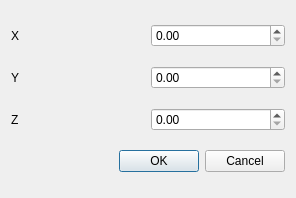
<?xml version="1.0" encoding="UTF-8"?>
<ui version="4.0">
 <class>Dialog</class>
 <widget class="QDialog" name="Dialog">
  <property name="geometry">
   <rect>
    <x>0</x>
    <y>0</y>
    <width>296</width>
    <height>198</height>
   </rect>
  </property>
  <layout class="QGridLayout" name="gridLayout">
   <item row="5" column="0" colspan="2">
    <widget class="QDialogButtonBox" name="buttonBox">
     <property name="orientation">
      <enum>Qt::Horizontal</enum>
     </property>
     <property name="standardButtons">
      <set>QDialogButtonBox::Cancel|QDialogButtonBox::Ok</set>
     </property>
    </widget>
   </item>
   <item row="1" column="0">
    <widget class="QLabel" name="label_y">
     <property name="text">
      <string>Y</string>
     </property>
    </widget>
   </item>
   <item row="0" column="0">
    <widget class="QLabel" name="label_x">
     <property name="text">
      <string>X</string>
     </property>
    </widget>
   </item>
   <item row="2" column="0">
    <widget class="QLabel" name="label_z">
     <property name="text">
      <string>Z</string>
     </property>
    </widget>
   </item>
   <item row="0" column="1">
    <widget class="QDoubleSpinBox" name="doubleSpinBox_x">
     <property name="maximum">
      <double>9999999.990000000223517</double>
     </property>
    </widget>
   </item>
   <item row="1" column="1">
    <widget class="QDoubleSpinBox" name="doubleSpinBox_y">
     <property name="maximum">
      <double>9999999.990000000223517</double>
     </property>
    </widget>
   </item>
   <item row="2" column="1">
    <widget class="QDoubleSpinBox" name="doubleSpinBox_z">
     <property name="maximum">
      <double>9999999.990000000223517</double>
     </property>
    </widget>
   </item>
  </layout>
 </widget>
 <resources/>
 <connections>
  <connection>
   <sender>buttonBox</sender>
   <signal>accepted()</signal>
   <receiver>Dialog</receiver>
   <slot>accept()</slot>
   <hints>
    <hint type="sourcelabel">
     <x>248</x>
     <y>254</y>
    </hint>
    <hint type="destinationlabel">
     <x>157</x>
     <y>274</y>
    </hint>
   </hints>
  </connection>
  <connection>
   <sender>buttonBox</sender>
   <signal>rejected()</signal>
   <receiver>Dialog</receiver>
   <slot>reject()</slot>
   <hints>
    <hint type="sourcelabel">
     <x>316</x>
     <y>260</y>
    </hint>
    <hint type="destinationlabel">
     <x>286</x>
     <y>274</y>
    </hint>
   </hints>
  </connection>
 </connections>
 <slots>
  <slot>comboBoxChanged(QString)</slot>
 </slots>
</ui>
